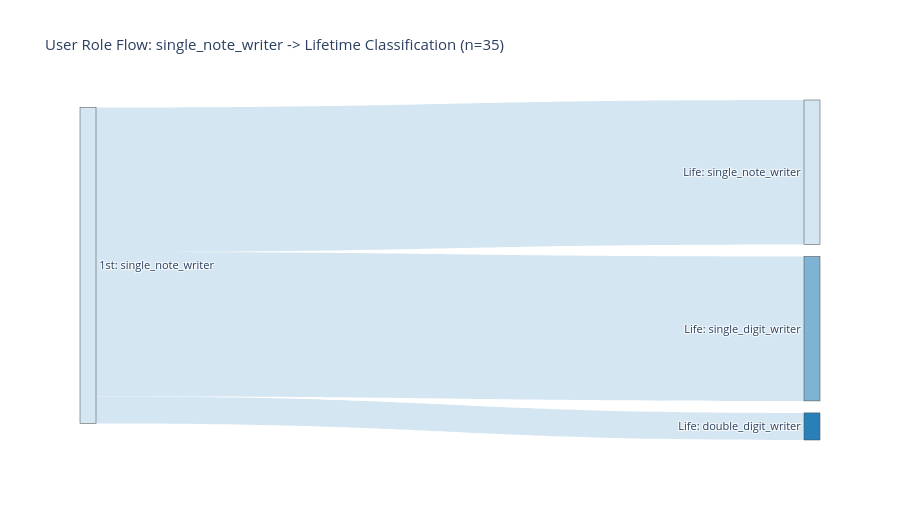
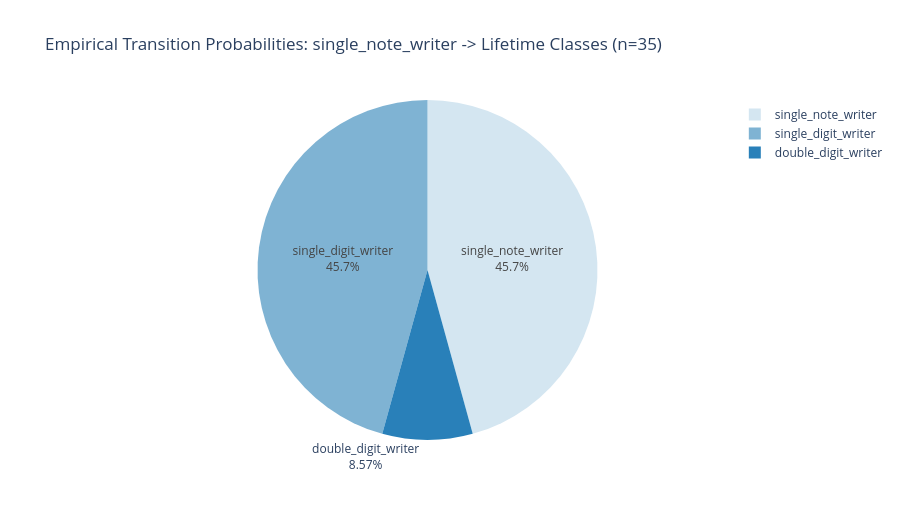
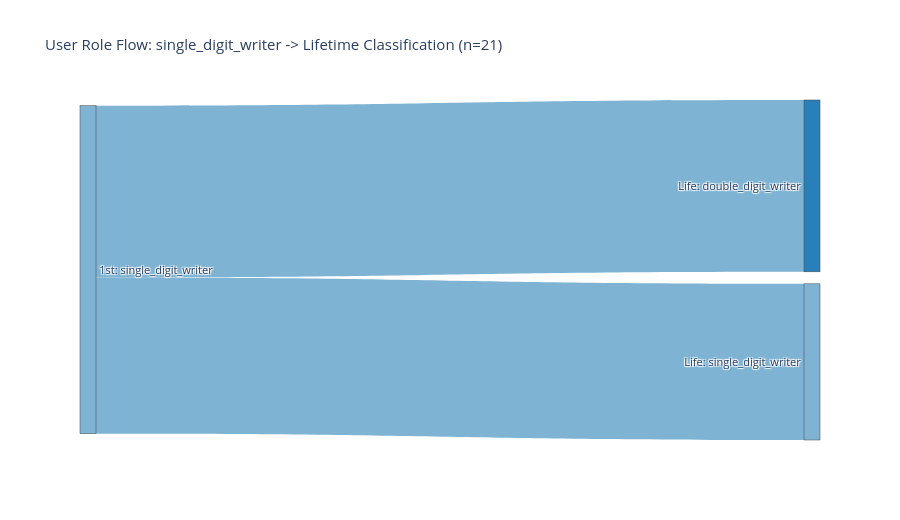
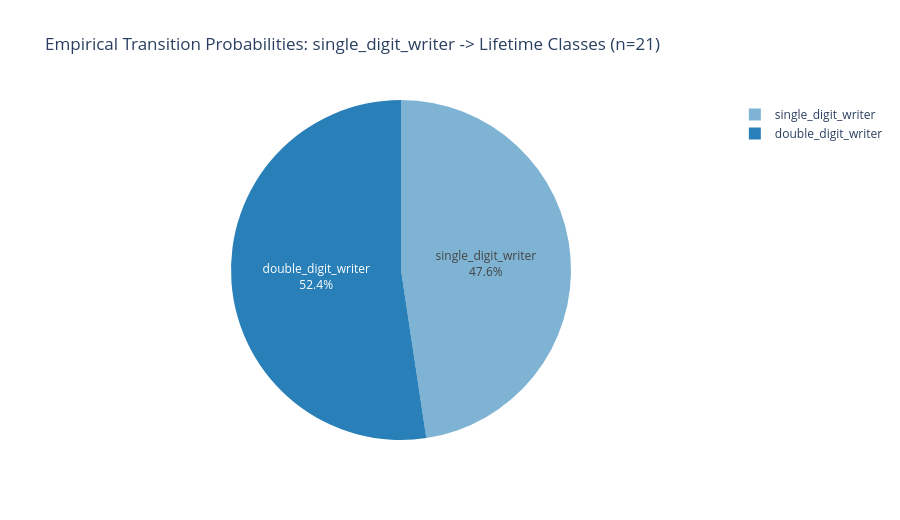

The notebook cell these images were saved under, in order:
### Code cell
# Build user-level mapping: first_month_class -> lifetime_class
user_roles = (
    first_month_class.join(
        lifetime_classified.select(["participantId", "lifetime_class"]),
        on="participantId",
        how="inner",
    )
)

flow = (
    user_roles.group_by(["first_month_class", "lifetime_class"])
    .len()
    .rename({"len": "count"})
)

# Determine which source states actually appear
src_states_present = [
    s for s in MONTHLY_STATES if s in flow["first_month_class"].to_list()
]

# One Sankey + one probability pie per first-month type
for src_state in src_states_present:
    flow_src = flow.filter(pl.col("first_month_class") == src_state)

    if flow_src.height == 0:
        continue

    # Keep lifetime targets in canonical order
    tgt_states = [
        t for t in LIFETIME_STATES if t in flow_src["lifetime_class"].to_list()
    ]

    counts_by_target = {row["lifetime_class"]: row["count"] for row in flow_src.to_dicts()}
    values = [counts_by_target.get(t, 0) for t in tgt_states]

    all_labels = [f"1st: {src_state}"] + [f"Life: {t}" for t in tgt_states]

    # With one source node, links go from node 0 to each target node
    link_src = [0] * len(tgt_states)
    link_tgt = list(range(1, len(tgt_states) + 1))
    link_val = values
    link_col = [MONTHLY_COLORS.get(src_state, "#cccccc")] * len(tgt_states)

    node_colors = [MONTHLY_COLORS.get(src_state, "#cccccc")] + [
        LIFETIME_COLORS.get(t, "#cccccc") for t in tgt_states
    ]

    fig_sankey = go.Figure(go.Sankey(
        arrangement="snap",
        node=dict(
            pad=12,
            thickness=16,
            label=all_labels,
            color=node_colors,
        ),
        link=dict(source=link_src, target=link_tgt, value=link_val, color=link_col),
    ))

    total_users = int(sum(values))
    fig_sankey.update_layout(
        title_text=f"User Role Flow: {src_state} -> Lifetime Classification (n={total_users})",
        font_size=11,
        height=520,
    )
    fig_sankey.show()

    # Pie chart of empirical transition probabilities for this first-month class
    # Group classes below 1% probability into an "Other (<1%)" slice to reduce label stacking
    pie_labels = []
    pie_values = []
    pie_colors = []
    other_count = 0

    for t, v in zip(tgt_states, values):
        p = (v / total_users) if total_users > 0 else 0.0
        if p < 0.01:
            other_count += v
        else:
            pie_labels.append(t)
            pie_values.append(v)
            pie_colors.append(LIFETIME_COLORS.get(t, "#cccccc"))

    if other_count > 0:
        pie_labels.append("Other (<1%)")
        pie_values.append(other_count)
        pie_colors.append("#b0b0b0")

    fig_pie = go.Figure(
        go.Pie(
            labels=pie_labels,
            values=pie_values,
            marker=dict(colors=pie_colors),
            textinfo="label+percent",
            hovertemplate="Lifetime class=%{label}<br>Users=%{value}<br>Probability=%{percent}<extra></extra>",
            sort=False,
        )
    )
    fig_pie.update_layout(
        title_text=f"Empirical Transition Probabilities: {src_state} -> Lifetime Classes (n={total_users})",
        height=520,
    )
    fig_pie.show()

### Figure 1 — Plotly figure (JSON) as saved in the notebook; plotly's stock layout.template omitted (floating-point values rounded to 4 significant figures)
{"data": [{"arrangement": "snap", "link": {"color": ["#d4e6f1", "#d4e6f1", "#d4e6f1"], "source": [0, 0, 0], "target": [1, 2, 3], "value": [16, 16, 3]}, "node": {"color": ["#d4e6f1", "#d4e6f1", "#7fb3d3", "#2980b9"], "label": ["1st: single_note_writer", "Life: single_note_writer", "Life: single_digit_writer", "Life: double_digit_writer"], "pad": 12, "thickness": 16}, "type": "sankey"}], "layout": {"font": {"size": 11}, "height": 520, "title": {"text": "User Role Flow: single_note_writer -> Lifetime Classification (n=35)"}}}

### Figure 2 — Plotly figure (JSON) as saved in the notebook; plotly's stock layout.template omitted (floating-point values rounded to 4 significant figures)
{"data": [{"hovertemplate": "Lifetime class=%{label}<br>Users=%{value}<br>Probability=%{percent}<extra></extra>", "labels": ["single_note_writer", "single_digit_writer", "double_digit_writer"], "marker": {"colors": ["#d4e6f1", "#7fb3d3", "#2980b9"]}, "sort": false, "textinfo": "label+percent", "type": "pie", "values": [16, 16, 3]}], "layout": {"height": 520, "title": {"text": "Empirical Transition Probabilities: single_note_writer -> Lifetime Classes (n=35)"}}}

### Figure 3 — Plotly figure (JSON) as saved in the notebook; plotly's stock layout.template omitted (floating-point values rounded to 4 significant figures)
{"data": [{"arrangement": "snap", "link": {"color": ["#7fb3d3", "#7fb3d3"], "source": [0, 0], "target": [1, 2], "value": [10, 11]}, "node": {"color": ["#7fb3d3", "#7fb3d3", "#2980b9"], "label": ["1st: single_digit_writer", "Life: single_digit_writer", "Life: double_digit_writer"], "pad": 12, "thickness": 16}, "type": "sankey"}], "layout": {"font": {"size": 11}, "height": 520, "title": {"text": "User Role Flow: single_digit_writer -> Lifetime Classification (n=21)"}}}

### Figure 4 — Plotly figure (JSON) as saved in the notebook; plotly's stock layout.template omitted (floating-point values rounded to 4 significant figures)
{"data": [{"hovertemplate": "Lifetime class=%{label}<br>Users=%{value}<br>Probability=%{percent}<extra></extra>", "labels": ["single_digit_writer", "double_digit_writer"], "marker": {"colors": ["#7fb3d3", "#2980b9"]}, "sort": false, "textinfo": "label+percent", "type": "pie", "values": [10, 11]}], "layout": {"height": 520, "title": {"text": "Empirical Transition Probabilities: single_digit_writer -> Lifetime Classes (n=21)"}}}
